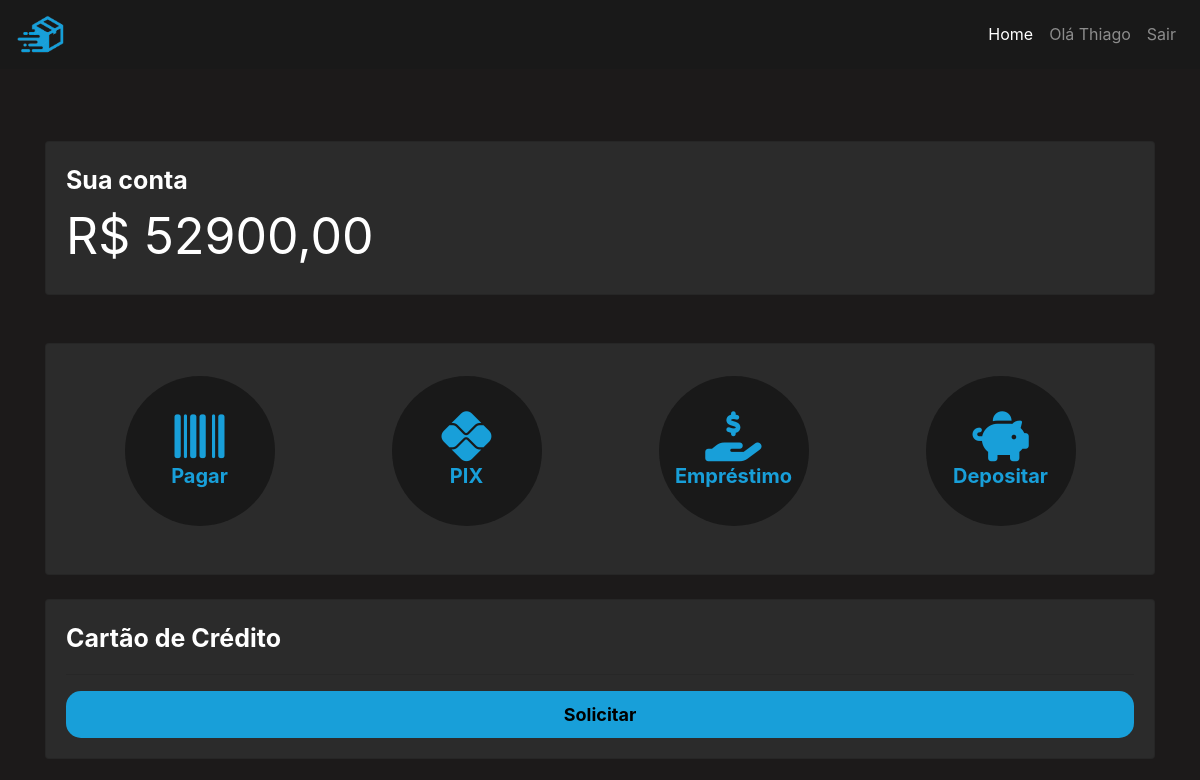
The page /conta/home/ (signed in, upper part) on the database as committed earlier.
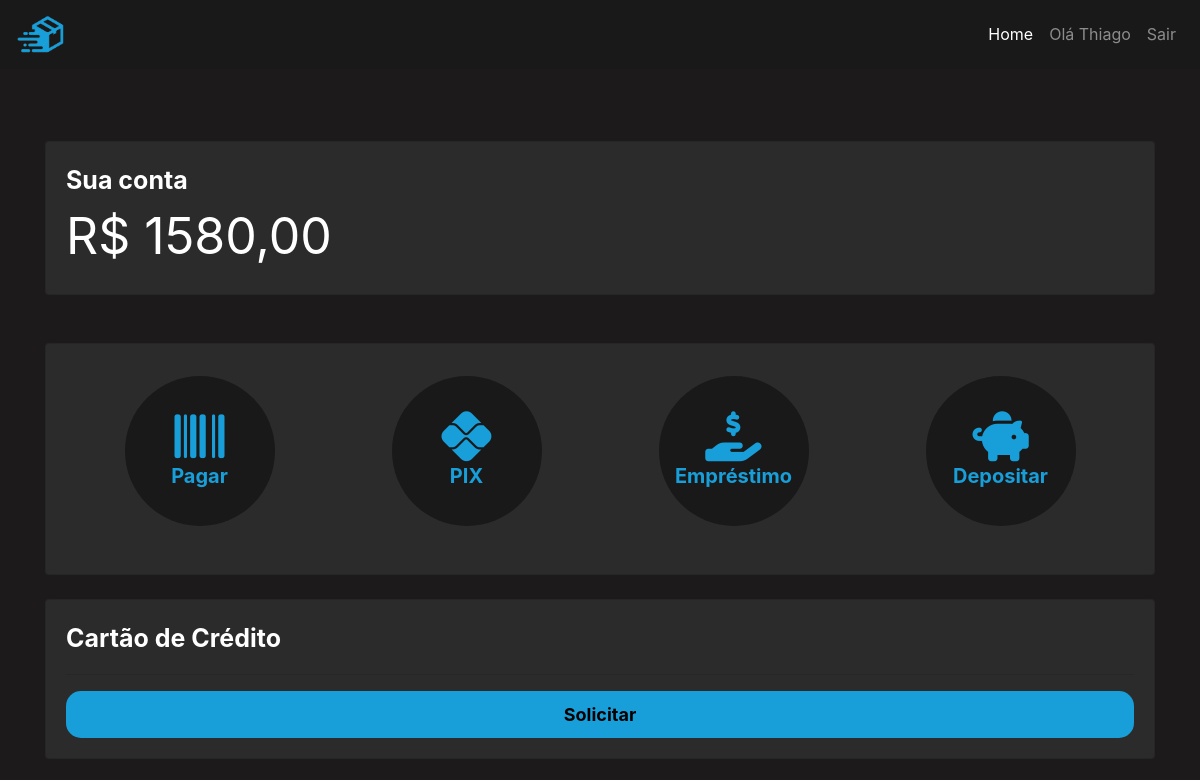
The same page on the database as committed later.
### cliente/models.py (models this page shows, shortened)
class Conta(models.Model):
    numero_conta = models.CharField(max_length=12, unique=True)
    agencia = models.CharField(max_length=6)
    banco = models.CharField(default='0934', max_length=4)
    saldo = models.FloatField(default=0)
    data_abertura = models.DateField(default=datetime.now())
    status_conta = models.CharField(max_length=12)
    chave_pix = models.CharField(max_length=50, unique=True, null=True, blank=True)
    cliente = models.ForeignKey(Cliente, on_delete=models.CASCADE, null=True)

### cliente/views.py (the view)
# urls.py: path('home/', views.home_credit_card, name='home_credit_card')
@login_required(login_url="/conta/login/")
def home(request):
    id_user: int = request.user.get_id
    conta = Conta.objects.get(cliente=id_user)
    user = Cliente.objects.get(id=id_user)
    return render(request, 'cliente/home.html', {'conta': conta, 'user': user})

### cliente/models.py (called while the page is built)
    @property
    def get_id(self):
        return self.id

### cliente/templates/cliente/home.html (shortened to what this page needs)
{% extends 'bases/base.html' %}
{% load static %}
{% block 'head' %}
    <link rel="stylesheet" href="{% static 'cliente/css/home.css' %}">
{% endblock %}
{% block 'user_name' %}
        Olá {{user.username.title}}
{% endblock %}
{% block 'body' %}
        <br>
        <br>
                <a style="text-decoration: none; color:white;" href="#">
                    <div class="card">
                        <div class="row">
                            <div class="col-md-8">
                                <span  class="fonte-destaque">Sua conta</span><br>
                                <span class="fonte-destaque" style="font-size: 50px; font-weight: normal">R$ {{conta.saldo}}0</span>
                            </div>
                            <div class="col-md">
                            </div>
                        </div>
                    </div>
                </a>
        <br>
        <br>
       <div class="card">
        <table class="table table-borderless" align="center">
            <thead>
              <tr align="center">
                <th scope="col">
                    <div class='link-home'>
                        <a href="{% url 'pagar_boleto' %}" class="link-item">
                            <i class="fa-solid fa-barcode" style="color: #189fd9; font-size: 50px;"></i><br>
                            <span style="font-size: 20px; color:#189fd9;">Pagar</span>
                        </a>
                    </div>
                </th>
                <th scope="col">
                    <div class='link-home'>
                        <a href="{% url 'tranferencia_pix' %}" class="link-item">
                            <i class="fa-brands fa-pix" style="color: #189fd9; font-size: 50px;"></i><br>
                            <span style="font-size: 20px; color:#189fd9;">PIX</span>
                        </a>
                    </div>
                </th>
                <th scope="col">
                    <div class='link-home'>
                        <a href="{% url 'realizar_emprestimo' %}" class="link-item">
                            <i class="fa-solid fa-hand-holding-dollar" style="color: #189fd9; font-size: 50px;"></i><br>
                            <span style="font-size: 20px; color:#189fd9;">Empréstimo</span>
                        </a>
                    </div>
                </th>
                <th scope="col">
                    <div class='link-home'>
                        <a href="{% url 'gerar_boleto' %}" class="link-item">
                            <i class="fa-solid fa-piggy-bank" style="color: #189fd9; font-size: 50px;"></i><br>
                            <span style="font-size: 20px; color:#189fd9;">Depositar</span>
                        </a>
                    </div>
                </th>
              </tr>
            </thead>
        </table>
        </div>
        <br>
                <div class="card">
                    {% if not credit_card %}
                        <span class="fonte-destaque">Cartão de Crédito</span>
                        <hr class="hr-borda">
                        <a href="" class="botao-principal">Solicitar</a>
                    {% endif %}
                </div>
                <br>
        <br>
        <br>
        <br>
        <br>
{% endblock %}

Rows that differ between the two databases and show on the page:
changed Conta: saldo "52900,0" → "1580,0"
